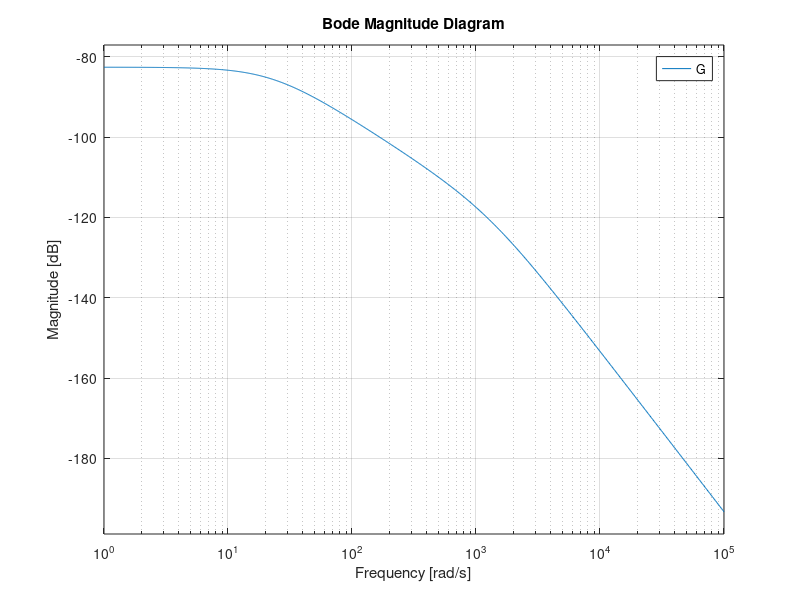
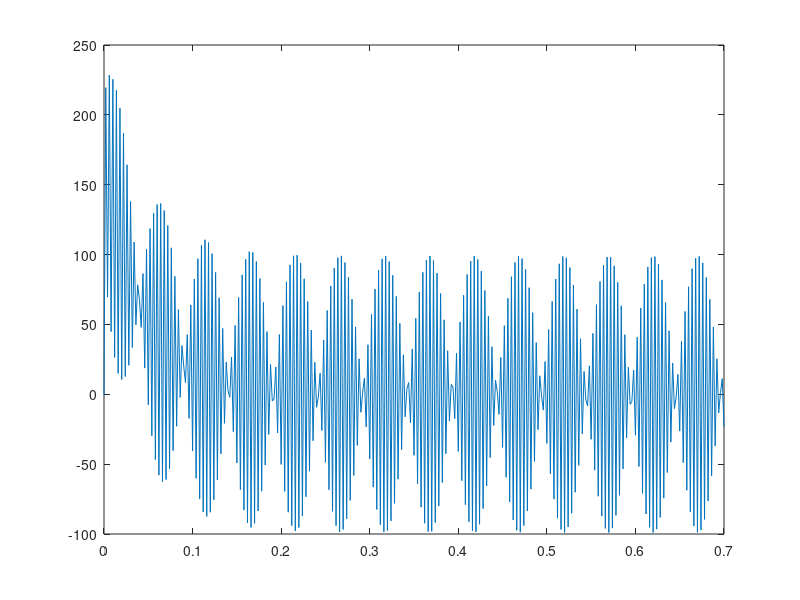

Source code (MATLAB) for these figures, in order:
clear;
clc;
close all;

w=1633;
k=1.35e4;
c=0.6e3;
M=0.4617;
m=29;
r=2;
x0=0;

% calculamos a funcao de transferencia G (s) = X (s)/F (s) e plotamos a resposta em magnitude da mesma
G=tf([1],[M c k]);
figure
bodemag(G);

% a amplitude de oscilacao
amplitude=m*r*w^2*abs(freqresp(G,w));

% Calculemos o pico e a frequencia de ressonancia do sistema
ww=10.^(-2:0.01:3);
[gr,indwr]=max(abs(freqresp(G,ww)));
wr=ww(indwr);

% frequencia de ressonancia
[gr,wr]=norm(G,Inf);

% comando series para achar a contribuicao devida a entrada F(s)
F=m*r*w^2*tf([w],[1 0 w^2]);
X=series(G,F);
t=0:0.002:0.7;
xf=impulse(X,t);

% calculamos a contribuicao devida a condicao inicial:
X0=x0*tf([M c],[M c k]);
xt0=impulse(X0,t);

% Encerramos plotando a solucao obtida e calculando a amplitude de oscilacao apos o transitorio.
figure
y=xf+xt0;
plot(t,y)

%amplitude1=max(y(end/2:end));
G = minreal(G);
zpk(G)
